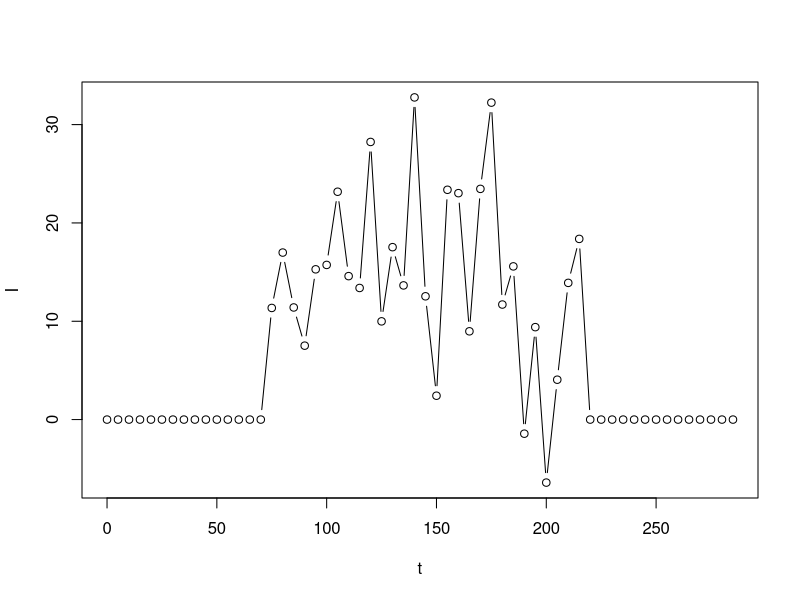
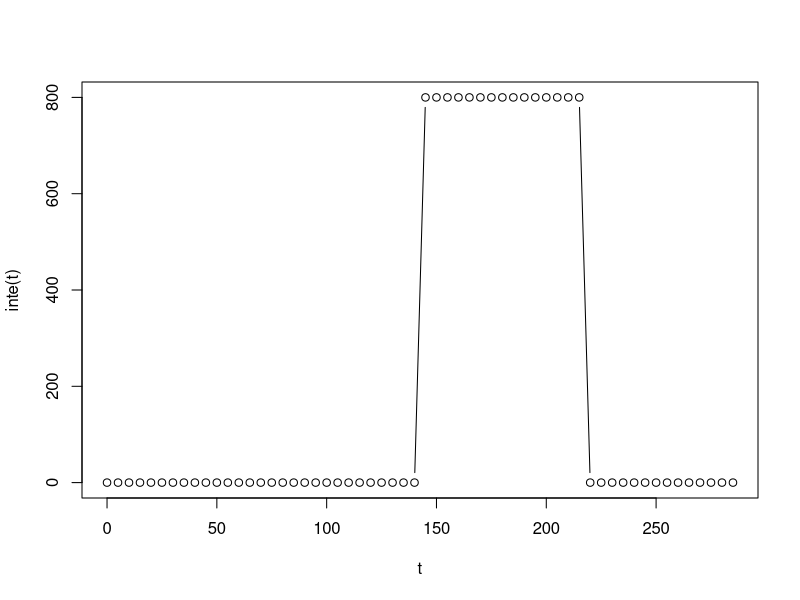

Reproduce these figures in R, in order. (Note: this script raises an error after producing the figures.)



inte<-function(t){
  ifelse(t<12*12, 
         ifelse(t<6*12|t>18*12,0,rnorm(1,mean = 400/(144)*t, sd = t)),
         ifelse(t<6*12|t>18*12,0,rnorm(1,mean = -400/(144)*(t)+800, sd = t)))
  
}
dz<-function(epoc){
  ifelse(epoc%in%c("enero", "febrero","marzo"),14,30)
}
ka<-19.7
a<-19.7
B0<-1
z<-0.245

t<-seq(from=0, to=24*12, by=5)
epoc<-"septiembre"
I<-NULL

for (i in t) {
#res<-abs(inte(i))*exp(-ka*B0*z)
res<-inte(i)/(a*B0)*(1-exp(-a*B0))
  I<-c(I,res)
}
plot(x=t,y=I,type="b")
plot(x=t,y=inte(t),type="b")


###########
library(dplyr)
inte<-function(m,h){
  if(m==1&h==6) 0.9 else
    if(m==1&h==7)rBCCG(n = 1,mu = 15.5930087,sigma = 0.408061,nu = 1.01507176)else
      if(m==1&h==7)rWEI2(n = 1,mu = 3.45e-6,sigma = 2.58219105,)else
        if(m==1&h==9)rBCPEo(n = 1,mu = 293.681696,sigma = 0.36106837,nu = 1.3384107,tau = 6.19421793)else
          if(m==1&h==10)rGB2(n = 1,mu = 644.956263,sigma = 321.923539,nu = 0.00677758,tau = 0.10807477)else
            if(m==1&h==11)rBCPEo(n = 1,mu = 635.103331,sigma = 0.20759592,nu = 2.78112526,tau = 2.81708668219895232)else
              if(m==1&h==12)rGG(n = 1,mu = 869.459569,sigma = 0.02791512,nu = 417.902154)else
                if(m==1&h==13)rGG(n = 1,mu = 836.903168,sigma = 0.10870041,nu = 30.6344085)else
                  if(m==1&h==14)rGG(n = 1,mu = 776.502327,sigma = 0.10443843,nu = 34.855255)else
                    if(m==1&h==15)rGG(n = 1,mu = 677.012111,sigma = 0.05347242,nu = 146.655609)else
                      if(m==1&h==16)rGG(n = 1,mu = 510.195609,sigma = 0.05092428,nu = 257.251237)else
                        if(m==1&h==17)rGG(n = 1,mu = 248.545059,sigma = 0.22749761,nu = 15.7249711)else
                          if(m==1&h==18)rGG(n = 1,mu = 50.4584026,sigma = 0.42263008,nu = 4.05341925)else
                            if(m==1&h==19)0.9 else
                              if(m==2&h==6) rPARETO2(n = 1,mu = 2.22e-16,sigma = 3.47789908)else
                                if(m==2&h==7)rBCCG(n = 1,mu = 15.5930087,sigma = 0.408061,nu = 1.01507176)else
                                  if(m==2&h==7)rWEI2(n = 1,mu = 3.45e-6,sigma = 2.58219105,)else
                                    if(m==2&h==9)rBCPEo(n = 1,mu = 293.681696,sigma = 0.36106837,nu = 1.3384107,tau = 6.19421793)else
                                      if(m==2&h==10)rGB2(n = 1,mu = 644.956263,sigma = 321.923539,nu = 0.00677758,tau = 0.10807477)else
                                        if(m==2&h==11)rBCPEo(n = 1,mu = 635.103331,sigma = 0.20759592,nu = 2.78112526,tau = 2.8171e17)else
                                          if(m==2&h==12)rGG(n = 1,mu = 869.459569,sigma = 0.02791512,nu = 417.902154)else
                                            if(m==2&h==13)rGG(n = 1,mu = 836.903168,sigma = 0.10870041,nu = 30.6344085)else
                                              if(m==2&h==14)rGG(n = 1,mu = 776.502327,sigma = 0.10443843,nu = 34.855255)else
                                                if(m==2&h==15)rGG(n = 1,mu = 677.012111,sigma = 0.05347242,nu = 146.655609)else
                                                  if(m==2&h==16)rGG(n = 1,mu = 510.195609,sigma = 0.05092428,nu = 257.251237)else
                                                    if(m==2&h==17)rGG(n = 1,mu = 248.545059,sigma = 0.22749761,nu = 15.7249711)else
                                                      if(m==2&h==18)rGG(n = 1,mu = 50.4584026,sigma = 0.42263008,nu = 4.05341925)else
                                                        if(m==2&h==19)rPARETO2(n = 1,mu = 2.22e-16,sigma = 7.35026657)else
                                                          if(m==3&h==6) rPARETO2(n = 1,mu = 2.22e-16,sigma = 3.47789908)else
                                                            if(m==3&h==7)rBCCG(n = 1,mu = 15.5930087,sigma = 0.408061,nu = 1.01507176)else
                                                              if(m==3&h==7)rWEI2(n = 1,mu = 3.45e-6,sigma = 2.58219105,)else
                                                                if(m==3&h==9)rBCPEo(n = 1,mu = 293.681696,sigma = 0.36106837,nu = 1.3384107,tau = 6.19421793)else
                                                                  if(m==3&h==10)rGB2(n = 1,mu = 644.956263,sigma = 321.923539,nu = 0.00677758,tau = 0.10807477)else
                                                                    if(m==3&h==11)rBCPEo(n = 1,mu = 635.103331,sigma = 0.20759592,nu = 2.78112526,tau = 2.8171e17)else
                                                                      if(m==3&h==12)rGG(n = 1,mu = 869.459569,sigma = 0.02791512,nu = 417.902154)else
                                                                        if(m==3&h==13)rGG(n = 1,mu = 836.903168,sigma = 0.10870041,nu = 30.6344085)else
                                                                          if(m==3&h==14)rGG(n = 1,mu = 776.502327,sigma = 0.10443843,nu = 34.855255)else
                                                                            if(m==3&h==15)rGG(n = 1,mu = 677.012111,sigma = 0.05347242,nu = 146.655609)else
                                                                              if(m==3&h==16)rGG(n = 1,mu = 510.195609,sigma = 0.05092428,nu = 257.251237)else
                                                                                if(m==3&h==17)rGG(n = 1,mu = 248.545059,sigma = 0.22749761,nu = 15.7249711)else
                                                                                  if(m==3&h==18)rGG(n = 1,mu = 50.4584026,sigma = 0.42263008,nu = 4.05341925)else
                                                                                    if(m==3&h==19)rPARETO2(n = 1,mu = 2.22e-16,sigma = 7.35026657)else
                                                                                      if(m==4&h==6) rPARETO2(n = 1,mu = 2.22e-16,sigma = 3.47789908)else
                                                                                        if(m==4&h==7)rBCCG(n = 1,mu = 15.5930087,sigma = 0.408061,nu = 1.01507176)else
                                                                                          if(m==4&h==7)rWEI2(n = 1,mu = 3.45e-6,sigma = 2.58219105,)else
                                                                                            if(m==4&h==9)rBCPEo(n = 1,mu = 293.681696,sigma = 0.36106837,nu = 1.3384107,tau = 6.19421793)else
                                                                                              if(m==4&h==10)rGB2(n = 1,mu = 644.956263,sigma = 321.923539,nu = 0.00677758,tau = 0.10807477)else
                                                                                                if(m==4&h==11)rBCPEo(n = 1,mu = 635.103331,sigma = 0.20759592,nu = 2.78112526,tau = 2.8171e17)else
                                                                                                  if(m==4&h==12)rGG(n = 1,mu = 869.459569,sigma = 0.02791512,nu = 417.902154)else
                                                                                                    if(m==4&h==13)rGG(n = 1,mu = 836.903168,sigma = 0.10870041,nu = 30.6344085)else
                                                                                                      if(m==4&h==14)rGG(n = 1,mu = 776.502327,sigma = 0.10443843,nu = 34.855255)else
                                                                                                        if(m==4&h==15)rGG(n = 1,mu = 677.012111,sigma = 0.05347242,nu = 146.655609)else
                                                                                                          if(m==4&h==16)rGG(n = 1,mu = 510.195609,sigma = 0.05092428,nu = 257.251237)else
                                                                                                            if(m==4&h==17)rGG(n = 1,mu = 248.545059,sigma = 0.22749761,nu = 15.7249711)else
                                                                                                              if(m==4&h==18)rGG(n = 1,mu = 50.4584026,sigma = 0.42263008,nu = 4.05341925)else
                                                                                                                if(m==4&h==19)rPARETO2(n = 1,mu = 2.22e-16,sigma = 7.35026657)else
                                                                                                                  if(m==5&h==6) rPARETO2(n = 1,mu = 2.22e-16,sigma = 3.47789908)else
                                                                                                                    if(m==5&h==7)rBCCG(n = 1,mu = 15.5930087,sigma = 0.408061,nu = 1.01507176)else
                                                                                                                      if(m==5&h==7)rWEI2(n = 1,mu = 3.45e-6,sigma = 2.58219105,)else
                                                                                                                        if(m==5&h==9)rBCPEo(n = 1,mu = 293.681696,sigma = 0.36106837,nu = 1.3384107,tau = 6.19421793)else
                                                                                                                          if(m==5&h==10)rGB2(n = 1,mu = 644.956263,sigma = 321.923539,nu = 0.00677758,tau = 0.10807477)else
                                                                                                                            if(m==5&h==11)rBCPEo(n = 1,mu = 635.103331,sigma = 0.20759592,nu = 2.78112526,tau = 2.8171e17)else
                                                                                                                              if(m==5&h==12)rGG(n = 1,mu = 869.459569,sigma = 0.02791512,nu = 417.902154)else
                                                                                                                                if(m==5&h==13)rGG(n = 1,mu = 836.903168,sigma = 0.10870041,nu = 30.6344085)else
                                                                                                                                  if(m==5&h==14)rGG(n = 1,mu = 776.502327,sigma = 0.10443843,nu = 34.855255)else
                                                                                                                                    if(m==5&h==15)rGG(n = 1,mu = 677.012111,sigma = 0.05347242,nu = 146.655609)else
                                                                                                                                      if(m==5&h==16)rGG(n = 1,mu = 510.195609,sigma = 0.05092428,nu = 257.251237)else
                                                                                                                                        if(m==5&h==17)rGG(n = 1,mu = 248.545059,sigma = 0.22749761,nu = 15.7249711)else
                                                                                                                                          if(m==5&h==18)rGG(n = 1,mu = 50.4584026,sigma = 0.42263008,nu = 4.05341925)else
                                                                                                                                            if(m==5&h==19)rPARETO2(n = 1,mu = 2.22e-16,sigma = 7.35026657)else
                                                                                                                                              if(m==6&h==6) rPARETO2(n = 1,mu = 2.22e-16,sigma = 3.47789908)else
                                                                                                                                                if(m==6&h==7)rBCCG(n = 1,mu = 15.5930087,sigma = 0.408061,nu = 1.01507176)else
                                                                                                                                                  if(m==6&h==7)rWEI2(n = 1,mu = 3.45e-6,sigma = 2.58219105,)else
                                                                                                                                                    if(m==6&h==9)rBCPEo(n = 1,mu = 293.681696,sigma = 0.36106837,nu = 1.3384107,tau = 6.19421793)else
                                                                                                                                                      if(m==6&h==10)rGB2(n = 1,mu = 644.956263,sigma = 321.923539,nu = 0.00677758,tau = 0.10807477)else
                                                                                                                                                        if(m==6&h==11)rBCPEo(n = 1,mu = 635.103331,sigma = 0.20759592,nu = 2.78112526,tau = 2.8171e17)else
                                                                                                                                                          if(m==6&h==12)rGG(n = 1,mu = 869.459569,sigma = 0.02791512,nu = 417.902154)else
                                                                                                                                                            if(m==6&h==13)rGG(n = 1,mu = 836.903168,sigma = 0.10870041,nu = 30.6344085)else
                                                                                                                                                              if(m==6&h==14)rGG(n = 1,mu = 776.502327,sigma = 0.10443843,nu = 34.855255)else
                                                                                                                                                                if(m==6&h==15)rGG(n = 1,mu = 677.012111,sigma = 0.05347242,nu = 146.655609)else
                                                                                                                                                                  if(m==6&h==16)rGG(n = 1,mu = 510.195609,sigma = 0.05092428,nu = 257.251237)else
                                                                                                                                                                    if(m==6&h==17)rGG(n = 1,mu = 248.545059,sigma = 0.22749761,nu = 15.7249711)else
                                                                                                                                                                      if(m==6&h==18)rGG(n = 1,mu = 50.4584026,sigma = 0.42263008,nu = 4.05341925)else
                                                                                                                                                                        if(m==6&h==19)rPARETO2(n = 1,mu = 2.22e-16,sigma = 7.35026657)else
                                                                                                                                                                          if(m==7&h==6) rPARETO2(n = 1,mu = 2.22e-16,sigma = 3.47789908)else
                                                                                                                                                                            if(m==7&h==7)rBCCG(n = 1,mu = 15.5930087,sigma = 0.408061,nu = 1.01507176)else
                                                                                                                                                                              if(m==7&h==7)rWEI2(n = 1,mu = 3.45e-6,sigma = 2.58219105,)else
                                                                                                                                                                                if(m==7&h==9)rBCPEo(n = 1,mu = 293.681696,sigma = 0.36106837,nu = 1.3384107,tau = 6.19421793)else
                                                                                                                                                                                  if(m==7&h==10)rGB2(n = 1,mu = 644.956263,sigma = 321.923539,nu = 0.00677758,tau = 0.10807477)else
                                                                                                                                                                                    if(m==7&h==11)rBCPEo(n = 1,mu = 635.103331,sigma = 0.20759592,nu = 2.78112526,tau = 2.8171e17)else
                                                                                                                                                                                      if(m==7&h==12)rGG(n = 1,mu = 869.459569,sigma = 0.02791512,nu = 417.902154)else
                                                                                                                                                                                        if(m==7&h==13)rGG(n = 1,mu = 836.903168,sigma = 0.10870041,nu = 30.6344085)else
                                                                                                                                                                                          if(m==7&h==14)rGG(n = 1,mu = 776.502327,sigma = 0.10443843,nu = 34.855255)else
                                                                                                                                                                                            if(m==7&h==15)rGG(n = 1,mu = 677.012111,sigma = 0.05347242,nu = 146.655609)else
                                                                                                                                                                                              if(m==7&h==16)rGG(n = 1,mu = 510.195609,sigma = 0.05092428,nu = 257.251237)else
                                                                                                                                                                                                if(m==7&h==17)rGG(n = 1,mu = 248.545059,sigma = 0.22749761,nu = 15.7249711)else
                                                                                                                                                                                                  if(m==7&h==18)rGG(n = 1,mu = 50.4584026,sigma = 0.42263008,nu = 4.05341925)else
                                                                                                                                                                                                    if(m==7&h==19)rPARETO2(n = 1,mu = 2.22e-16,sigma = 7.35026657)else
                                                                                                                                                                                                      if(m==8&h==6) rPARETO2(n = 1,mu = 2.22e-16,sigma = 3.47789908)else
                                                                                                                                                                                                        if(m==8&h==7)rBCCG(n = 1,mu = 15.5930087,sigma = 0.408061,nu = 1.01507176)else
                                                                                                                                                                                                          if(m==8&h==7)rWEI2(n = 1,mu = 3.45e-6,sigma = 2.58219105,)else
                                                                                                                                                                                                            if(m==8&h==9)rBCPEo(n = 1,mu = 293.681696,sigma = 0.36106837,nu = 1.3384107,tau = 6.19421793)else
                                                                                                                                                                                                              if(m==8&h==10)rGB2(n = 1,mu = 644.956263,sigma = 321.923539,nu = 0.00677758,tau = 0.10807477)else
                                                                                                                                                                                                                if(m==8&h==11)rBCPEo(n = 1,mu = 635.103331,sigma = 0.20759592,nu = 2.78112526,tau = 2.8171e17)else
                                                                                                                                                                                                                  if(m==8&h==12)rGG(n = 1,mu = 869.459569,sigma = 0.02791512,nu = 417.902154)else
                                                                                                                                                                                                                    if(m==8&h==13)rGG(n = 1,mu = 836.903168,sigma = 0.10870041,nu = 30.6344085)else
                                                                                                                                                                                                                      if(m==8&h==14)rGG(n = 1,mu = 776.502327,sigma = 0.10443843,nu = 34.855255)else
                                                                                                                                                                                                                        if(m==8&h==15)rGG(n = 1,mu = 677.012111,sigma = 0.05347242,nu = 146.655609)else
                                                                                                                                                                                                                          if(m==8&h==16)rGG(n = 1,mu = 510.195609,sigma = 0.05092428,nu = 257.251237)else
                                                                                                                                                                                                                            if(m==8&h==17)rGG(n = 1,mu = 248.545059,sigma = 0.22749761,nu = 15.7249711)else
                                                                                                                                                                                                                              if(m==8&h==18)rGG(n = 1,mu = 50.4584026,sigma = 0.42263008,nu = 4.05341925)else
                                                                                                                                                                                                                                if(m==8&h==19)rPARETO2(n = 1,mu = 2.22e-16,sigma = 7.35026657)else
                                                                                                                                                                                                                                  if(m==9&h==6) rPARETO2(n = 1,mu = 2.22e-16,sigma = 3.47789908)else
                                                                                                                                                                                                                                    if(m==9&h==7)rBCCG(n = 1,mu = 15.5930087,sigma = 0.408061,nu = 1.01507176)else
                                                                                                                                                                                                                                      if(m==9&h==7)rWEI2(n = 1,mu = 3.45e-6,sigma = 2.58219105,)else
                                                                                                                                                                                                                                        if(m==9&h==9)rBCPEo(n = 1,mu = 293.681696,sigma = 0.36106837,nu = 1.3384107,tau = 6.19421793)else
                                                                                                                                                                                                                                          if(m==9&h==10)rGB2(n = 1,mu = 644.956263,sigma = 321.923539,nu = 0.00677758,tau = 0.10807477)else
                                                                                                                                                                                                                                            if(m==9&h==11)rBCPEo(n = 1,mu = 635.103331,sigma = 0.20759592,nu = 2.78112526,tau = 2.8171e17)else
                                                                                                                                                                                                                                              if(m==9&h==12)rGG(n = 1,mu = 869.459569,sigma = 0.02791512,nu = 417.902154)else
                                                                                                                                                                                                                                                if(m==9&h==13)rGG(n = 1,mu = 836.903168,sigma = 0.10870041,nu = 30.6344085)else
                                                                                                                                                                                                                                                  if(m==9&h==14)rGG(n = 1,mu = 776.502327,sigma = 0.10443843,nu = 34.855255)else
                                                                                                                                                                                                                                                    if(m==9&h==15)rGG(n = 1,mu = 677.012111,sigma = 0.05347242,nu = 146.655609)else
                                                                                                                                                                                                                                                      if(m==9&h==16)rGG(n = 1,mu = 510.195609,sigma = 0.05092428,nu = 257.251237)else
                                                                                                                                                                                                                                                        if(m==9&h==17)rGG(n = 1,mu = 248.545059,sigma = 0.22749761,nu = 15.7249711)else
                                                                                                                                                                                                                                                          if(m==9&h==18)rGG(n = 1,mu = 50.4584026,sigma = 0.42263008,nu = 4.05341925)else
                                                                                                                                                                                                                                                            if(m==9&h==19)rPARETO2(n = 1,mu = 2.22e-16,sigma = 7.35026657)else
                                                                                                                                                                                                                                                              if(m==10&h==6) rPARETO2(n = 1,mu = 2.22e-16,sigma = 3.47789908)else
                                                                                                                                                                                                                                                                if(m==10&h==7)rBCCG(n = 1,mu = 15.5930087,sigma = 0.408061,nu = 1.01507176)else
                                                                                                                                                                                                                                                                  if(m==10&h==7)rWEI2(n = 1,mu = 3.45e-6,sigma = 2.58219105,)else
                                                                                                                                                                                                                                                                    if(m==10&h==9)rBCPEo(n = 1,mu = 293.681696,sigma = 0.36106837,nu = 1.3384107,tau = 6.19421793)else
                                                                                                                                                                                                                                                                      if(m==10&h==10)rGB2(n = 1,mu = 644.956263,sigma = 321.923539,nu = 0.00677758,tau = 0.10807477)else
                                                                                                                                                                                                                                                                        if(m==10&h==11)rBCPEo(n = 1,mu = 635.103331,sigma = 0.20759592,nu = 2.78112526,tau = 2.8171e17)else
                                                                                                                                                                                                                                                                          if(m==10&h==12)rGG(n = 1,mu = 869.459569,sigma = 0.02791512,nu = 417.902154)else
                                                                                                                                                                                                                                                                            if(m==10&h==13)rGG(n = 1,mu = 836.903168,sigma = 0.10870041,nu = 30.6344085)else
                                                                                                                                                                                                                                                                              if(m==10&h==14)rGG(n = 1,mu = 776.502327,sigma = 0.10443843,nu = 34.855255)else
                                                                                                                                                                                                                                                                                if(m==10&h==15)rGG(n = 1,mu = 677.012111,sigma = 0.05347242,nu = 146.655609)else
                                                                                                                                                                                                                                                                                  if(m==10&h==16)rGG(n = 1,mu = 510.195609,sigma = 0.05092428,nu = 257.251237)else
                                                                                                                                                                                                                                                                                    if(m==10&h==17)rGG(n = 1,mu = 248.545059,sigma = 0.22749761,nu = 15.7249711)else
                                                                                                                                                                                                                                                                                      if(m==10&h==18)rGG(n = 1,mu = 50.4584026,sigma = 0.42263008,nu = 4.05341925)else
                                                                                                                                                                                                                                                                                        if(m==10&h==19)rPARETO2(n = 1,mu = 2.22e-16,sigma = 7.35026657)else
                                                                                                                                                                                                                                                                                          if(m==11&h==6) rPARETO2(n = 1,mu = 2.22e-16,sigma = 3.47789908)else
                                                                                                                                                                                                                                                                                            if(m==11&h==7)rBCCG(n = 1,mu = 15.5930087,sigma = 0.408061,nu = 1.01507176)else
                                                                                                                                                                                                                                                                                              if(m==11&h==7)rWEI2(n = 1,mu = 3.45e-6,sigma = 2.58219105,)else
                                                                                                                                                                                                                                                                                                if(m==11&h==9)rBCPEo(n = 1,mu = 293.681696,sigma = 0.36106837,nu = 1.3384107,tau = 6.19421793)else
                                                                                                                                                                                                                                                                                                  if(m==11&h==10)rGB2(n = 1,mu = 644.956263,sigma = 321.923539,nu = 0.00677758,tau = 0.10807477)else
                                                                                                                                                                                                                                                                                                    if(m==11&h==11)rBCPEo(n = 1,mu = 635.103331,sigma = 0.20759592,nu = 2.78112526,tau = 2.8171e17)else
                                                                                                                                                                                                                                                                                                      if(m==11&h==12)rGG(n = 1,mu = 869.459569,sigma = 0.02791512,nu = 417.902154)else
                                                                                                                                                                                                                                                                                                        if(m==11&h==13)rGG(n = 1,mu = 836.903168,sigma = 0.10870041,nu = 30.6344085)else
                                                                                                                                                                                                                                                                                                          if(m==11&h==14)rGG(n = 1,mu = 776.502327,sigma = 0.10443843,nu = 34.855255)else
                                                                                                                                                                                                                                                                                                            if(m==11&h==15)rGG(n = 1,mu = 677.012111,sigma = 0.05347242,nu = 146.655609)else
                                                                                                                                                                                                                                                                                                              if(m==11&h==16)rGG(n = 1,mu = 510.195609,sigma = 0.05092428,nu = 257.251237)else
                                                                                                                                                                                                                                                                                                                if(m==11&h==17)rGG(n = 1,mu = 248.545059,sigma = 0.22749761,nu = 15.7249711)else
                                                                                                                                                                                                                                                                                                                  if(m==11&h==18)rGG(n = 1,mu = 50.4584026,sigma = 0.42263008,nu = 4.05341925)else
                                                                                                                                                                                                                                                                                                                    if(m==11&h==19)rPARETO2(n = 1,mu = 2.22e-16,sigma = 7.35026657)else
                                                                                                                                                                                                                                                                                                                      if(m==12&h==6) rPARETO2(n = 1,mu = 2.22e-16,sigma = 3.47789908)else
                                                                                                                                                                                                                                                                                                                        if(m==12&h==7)rBCCG(n = 1,mu = 15.5930087,sigma = 0.408061,nu = 1.01507176)else
                                                                                                                                                                                                                                                                                                                          if(m==12&h==7)rWEI2(n = 1,mu = 3.45e-6,sigma = 2.58219105,)else
                                                                                                                                                                                                                                                                                                                            if(m==12&h==9)rBCPEo(n = 1,mu = 293.681696,sigma = 0.36106837,nu = 1.3384107,tau = 6.19421793)else
                                                                                                                                                                                                                                                                                                                              if(m==12&h==10)rGB2(n = 1,mu = 644.956263,sigma = 321.923539,nu = 0.00677758,tau = 0.10807477)else
                                                                                                                                                                                                                                                                                                                                if(m==12&h==11)rBCPEo(n = 1,mu = 635.103331,sigma = 0.20759592,nu = 2.78112526,tau = 2.8171e17)else
                                                                                                                                                                                                                                                                                                                                  if(m==12&h==12)rGG(n = 1,mu = 869.459569,sigma = 0.02791512,nu = 417.902154)else
                                                                                                                                                                                                                                                                                                                                    if(m==12&h==13)rGG(n = 1,mu = 836.903168,sigma = 0.10870041,nu = 30.6344085)else
                                                                                                                                                                                                                                                                                                                                      if(m==12&h==14)rGG(n = 1,mu = 776.502327,sigma = 0.10443843,nu = 34.855255)else
                                                                                                                                                                                                                                                                                                                                        if(m==12&h==15)rGG(n = 1,mu = 677.012111,sigma = 0.05347242,nu = 146.655609)else
                                                                                                                                                                                                                                                                                                                                          if(m==12&h==16)rGG(n = 1,mu = 510.195609,sigma = 0.05092428,nu = 257.251237)else
                                                                                                                                                                                                                                                                                                                                            if(m==12&h==17)rGG(n = 1,mu = 248.545059,sigma = 0.22749761,nu = 15.7249711)else
                                                                                                                                                                                                                                                                                                                                              if(m==12&h==18)rGG(n = 1,mu = 50.4584026,sigma = 0.42263008,nu = 4.05341925)else
                                                                                                                                                                                                                                                                                                                                                if(m==12&h==19)rPARETO2(n = 1,mu = 2.22e-16,sigma = 7.35026657)else
                                                                                                                                                                                                                                                                                                                                                  0
}
#Crear una columna con los valores para el día
intedia<-function(m){
  resinte<-NULL
  i<-0
   for (val in i:23) {
   res1<-inte(m = m,h = i)
  resinte<-c(resinte,res1)
    i<-i+1
   }
resinte<-as.matrix(resinte)
  resinte
}

(inteenero<-intedia(m = 5))
#Cálculo para 1 día


a<-19.7
B0<-1
z<-0.245

###################
#para un día
#Constantes
B0=0.3#biomasa inicial OD750
#1*(2*6+(pi*2^2)/4)*1000*0.3*0.2/1.25
ka<-46#coeficiente de absorción de luz n.salina, 1/(OD*m)
mmax<-1.3#tasa de crecimiento máxima
imax<-489#Int maxima steele
volbiom<-1*(2*6+2*(pi*2^2)/4)*1000*B0*0.2/1.25
cc<-47.54
#Variables de seguimiento

resbiomg<-matrix(ncol=6)
resincid<-matrix(ncol=3)
biomasacosechada<-matrix(ncol=2)

for (k in 1:365) {
  #Variables de seguimiento
if (Bgl>=16) {
  B0=0.3#Cosecha
  cosecha<-cbind(k,volbiom)
  biomasacosechada<-rbind(biomasacosechada,cosecha)

  }
B<-B0#biomasa inicial OD750
h=0
biom1h <- matrix(ncol=6, nrow=10)
biom1d<-matrix(ncol=6, nrow=23)
for (j in 0:23) {
  j=h
z<-0.1#Altura
i=0#contador
i0<-inte(m = 1,h = j)#incidencia para la hora
  for (i in 1:10) {
    iz<-i0*exp(-ka*B*z)
    ifelse(i0==0,mbio<-0,
  mbio<-1+mmax*(iz/imax)*exp(1-(iz/imax)))
  B<-B0*exp(mbio*1/24)
  Bgl<-B*0.2/1.25#Constantes para pasar de OD750 a g/l
  biom1h[i,] <- c(z,i0,iz,mbio,B,Bgl)
  z<-z+0.1
}
colnames(biom1h)<-c("z","I0","Iz","Tasa_crecimiento","Biomasa OD750","Biomasag/l")
biom1h
gr<-mean(biom1h[,4])
B0<-mean(biom1h[,5])
volbiom=sum(0.1*(2*6+2*(pi*2^2)/4)*1000*biom1h[,6])#gramos de biomasa totales
biom1d[j,] <- c(k,i0,h,B0,volbiom,gr)
colnames(biom1d)<-c("dia","i0","h","BiomOD750","Biom(g)","Growthrate")
h=h+1
}
biom1d
#Rescatar la incidencia de todo el año
incid<-biom1d[,1:3]

resincid<-rbind(resincid,incid)

#Rescatar la biomasa de todo el año
biomg<-biom1d[,1:6]

resbiomg<-rbind(resbiomg,biomg)
resbiomg<-resbiomg[-1,]
k=k+1
}
cosecha<-cbind(k,volbiom)
biomasacosechada<-rbind(biomasacosechada,cosecha)
biomasacosechada[,2]<-biomasacosechada[,2]/10^6#pasa a ton

biomasacosechada<-as.data.frame(biomasacosechada[-1,])
biomasacosechada$cum<- cumsum (biomasacosechada[,2])

#carbono capturado
resbiomg
carbonocapturado<-biomasacosechada
carbonocapturado$cum<-carbonocapturado$cum*(cc/100*(44/12))
carbonocapturado
#write.csv(carbonocapturado,file = "carbonocapturado.csv")
#Gráficos

plot(biomasacosechada$k,biomasacosechada$volbiom,type = "b",ylab = "Biomasa[Ton]",xlab = "Día")
library(ggpubr)
ggline(data = biomasacosechada[,C(1,3)],x =biomasacosechada$k,y = biomasacosechada$cum,ylab = "Biomasa[Ton CO2e]",xlab = "Día")+
  line(biomasacosechada$k,biomasacosechada$cum/((cc/100*(44/12)))*821/1000)+
  line(biomasacosechada$k,biomasacosechada$cum)

volacum<-resbiomg[,2]
volacum<-cumsum(volacum[-1])
volacum<-cbind(resbiomg[,3],volacum)
volacum
plot(x=volacum[,2],y=volacum[,1]==10)
plot(x=resincid[,3],y=resincid[,2],xlab = "Hora del día",ylab = "Incidencia solar I0",main = "Resultados de la generación aleatoria de I0")
resbiomg<-as.data.frame(resbiomg)
y<-resbiomg[1:(23*30),4]
x<-resbiomg[1:(23*30),1]
plot(y = y/(10^3),x=x,type = "p",xlab = "Día",ylab = "Biomasa [Kg]",main = "Ciclos de generación de biomasa durante el proceso")
  
plot(y = carbonocapturado$cum*821/1000,x=carbonocapturado$k, type= "l", xlab = "Día",ylab = "Biomasa [Ton]",main = "Ciclos de generación de biomasa durante el proceso")+
  
  plot(carbonocapturado$k,                              # Draw first time series
       carbonocapturado$cum,
       type = "l",
       col = 2,
       ylim = c(- 15, 40),
       xlab = "Día",
       ylab = "[KgCO2e]")
lines(carbonocapturado$k,                             # Draw second time series
      carbonocapturado$cum/((cc/100*(44/12)))*821/1000,
      type = "l",
      col = 3)
legend("topright",                           # Add legend to plot
       c("Carbono capturado[Ton CO2e]", "Carbono emitido[Ton CO2e]"),
       lty = 1,
       col = 2:4)
